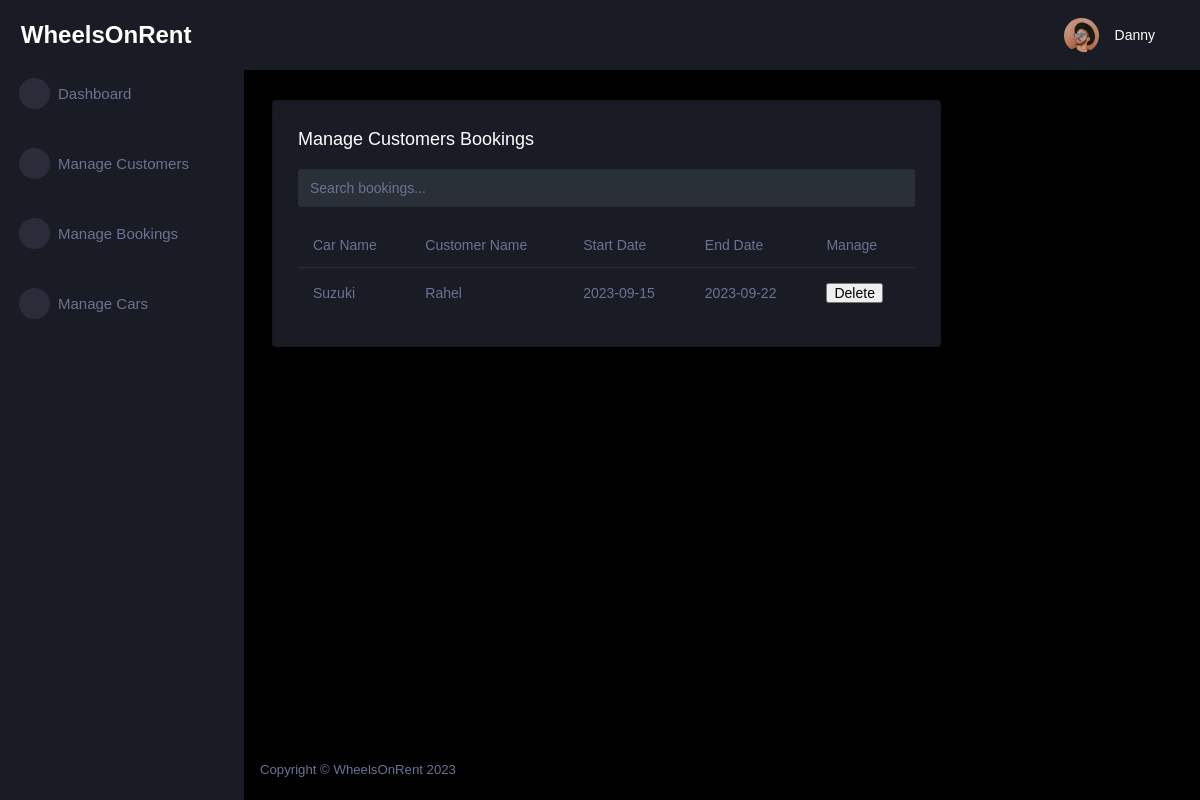
/booking/ (signed in), run on the app's committed database.
### tables this page shows
CREATE TABLE customer (
  id INTEGER PRIMARY KEY AUTOINCREMENT,
  name TEXT NOT NULL,
  last_name TEXT NOT NULL,
  phone_number TEXT NOT NULL,
  email TEXT NOT NULL,
  password TEXT NOT NULL,
  role TEXT INTEGER DEFAULT 0
);

CREATE TABLE booking (
  id INTEGER PRIMARY KEY AUTOINCREMENT,
  customer_id INTEGER NOT NULL,
  car_id INTEGER NOT NULL,
  start_date DATE NOT NULL,
  end_date DATE NOT NULL,
  FOREIGN KEY (customer_id) REFERENCES customer (id),
  FOREIGN KEY (car_id) REFERENCES car (id)
);

CREATE TABLE car (
  id INTEGER PRIMARY KEY AUTOINCREMENT,
  name TEXT NOT NULL,
  model TEXT NOT NULL,
  status TEXT NOT NULL,
  seat INTEGER NOT NULL,
  door INTEGER NOT NULL,
  gearbox TEXT NOT NULL,
  image TEXT
, price REAL NOT NULL DEFAULT 0.0);

### car_app/booking.py (the view)
@bp.route('/')
@login_required
def index():
    db = get_db()
    bookings = db.execute(
        'SELECT b.id, ca.name, cu.name, cu.last_name, start_date, end_date'
        ' FROM booking b'
        ' JOIN customer cu ON b.customer_id = cu.id'
        ' JOIN car ca on b.car_id = ca.id'
        ' ORDER BY start_date ASC'
    ).fetchall()
    return render_template('admin/booking_index.html', bookings=bookings)

### car_app/customer.py (called while the page is built)
@bp.before_app_request
def load_logged_in_customer():
    customer_id = session.get('customer_id')
    if customer_id is None:
        g.customer = None
    else:
        g.customer = get_db().execute(
            'SELECT * FROM customer WHERE id = ?', (customer_id,)
        ).fetchone()

def login_required(view):
    @functools.wraps(view)
    def wrapped_view(**kwargs):
        if g.customer is None:
            return redirect(url_for('customer.login'))
        return view(**kwargs)
    return wrapped_view

### car_app/db.py (called while the page is built)
def get_db():
    if 'db' not in g:
        g.db = sqlite3.connect(
            current_app.config['DATABASE'],
            detect_types=sqlite3.PARSE_DECLTYPES
        )
        g.db.row_factory = sqlite3.Row
    return g.db

### car_app/templates/admin/booking_index.html (shortened to what this page needs)
{% extends 'admin/admin_base.html' %}
{% block content %}
<div class="content-wrapper">
  <div class="row">
    <div class="col-lg-9 grid-margin stretch-card">
      <div class="card">
        <div class="card-body">
          <h4 class="card-title">Manage Customers Bookings</h4>
          <div class="mb-3">
            <input type="text" id="searchInput" class="form-control" placeholder="Search bookings...">
          </div>
          <div class="table-responsive">
            <table class="table">
              <thead>
                <tr>
                  <th>Car Name</th>
                  <th>Customer Name</th>
                  <th>Start Date</th>
                  <th>End Date</th>
                  <th>Manage</th>
                </tr>
              </thead>
              <tbody>
                {% for booking in bookings %}
                  <tr>
                    <td>{{ booking[1] }}</td>
                    <td>{{ booking[2] }}</td>
                    <td>{{ booking[4] }}</td>
                    <td>{{ booking[5] }}</td>
              <td><form action="{{ url_for('booking.delete', id=booking['id']) }}" method="post"><input class="danger" type="submit" value="Delete" onclick="return confirm('Are you sure?')">
                </form></td>
                  </tr>
                {% endfor %}
              </tbody>
            </table>
          </div>
        </div>
      </div>
    </div>
  </div>
</div>
{% endblock %}

### car_app/templates/admin/admin_base.html (shortened to what this page needs)
<!DOCTYPE html>
<html lang="en">
<head>
    <link rel="stylesheet" href="https://cdn.jsdelivr.net/npm/bootstrap@4.0.0/dist/css/bootstrap.min.css">
    <link rel="stylesheet" href="{{ url_for('static', filename='assets/admin/assets/vendors/mdi/css/materialdesignicons.min.css')}}">
    <link rel="stylesheet" href="{{ url_for('static', filename='assets/admin/assets/vendors/css/vendor.bundle.base.css')}}">
    <link rel="stylesheet" href="{{ url_for('static', filename='assets/admin/assets/vendors/jvectormap/jquery-jvectormap.css')}}">
    <link rel="stylesheet" href="{{ url_for('static', filename='assets/admin/assets/vendors/flag-icon-css/css/flag-icon.min.css')}}">
    <link rel="stylesheet" href="{{ url_for('static', filename='assets/admin/assets/vendors/owl-carousel-2/owl.carousel.min.css')}}">
    <link rel="stylesheet" href="{{ url_for('static', filename='assets/admin/assets/vendors/owl-carousel-2/owl.theme.default.min.css')}}">
    <link rel="stylesheet" href="{{ url_for('static', filename='assets/admin/assets/css/style.css')}}">
</head>
<body>
    {% if g.customer['role'] == 1 %}
    <div class="container-scroller">
        <nav class="sidebar sidebar-offcanvas" id="sidebar">
            <div class="sidebar-brand-wrapper d-none d-lg-flex align-items-center justify-content-center fixed-top">
                <a class="sidebar-brand brand-logo" href="{{ url_for('customer.admin_dashboard') }}" style="text-decoration: none; color: white; font-size: 24px; font-weight: bold; font-family: Verdana, Geneva, Tahoma, sans-serif;">WheelsOnRent</a>
            </div>
            <ul class="nav">
                <li class="nav-item menu-items">
                    <a class="nav-link" href="{{ url_for('customer.admin_dashboard') }}">
                        <span class="menu-icon">
                <i class="mdi mdi-speedometer"></i>
              </span>
                        <span class="menu-title">Dashboard</span>
                    </a>
                </li>
                <br>
                <li class="nav-item menu-items">
                    <a class="nav-link" href="{{ url_for('customer.index') }}">
                        <span class="menu-icon">
                <i class="mdi mdi-playlist-play"></i>
              </span>
                        <span class="menu-title">Manage Customers</span>
                    </a>
                </li>
                <br>
                <li class="nav-item menu-items">
                    <a class="nav-link" href="{{ url_for('booking.index') }}">
                        <span class="menu-icon">
                <i class="mdi mdi-table-large"></i>
              </span>
                        <span class="menu-title">Manage Bookings</span>
                    </a>
                </li>
                <br>
                <li class="nav-item menu-items">
                    <a class="nav-link" href="{{ url_for('car.index') }}">
                        <span class="menu-icon">
                <i class="mdi mdi-car"></i>
              </span>
                        <span class="menu-title">Manage Cars</span>
                    </a>
                </li>
            </ul>
        </nav>
        <div class="container-fluid page-body-wrapper">
            <nav class="navbar p-0 fixed-top d-flex flex-row">
                <div class="navbar-menu-wrapper flex-grow d-flex align-items-stretch">
                    <button class="navbar-toggler navbar-toggler align-self-center" type="button" data-toggle="minimize">
              <span class="mdi mdi-menu"></span>
            </button>
                    <ul class="navbar-nav navbar-nav-right">
                        <li class="nav-item nav-settings d-none d-lg-block">
                            <a class="nav-link" href="#">
                                <i class="mdi mdi-view-grid"></i>
                            </a>
                        </li>
                        <li class="nav-item dropdown">
                            <a class="nav-link" id="profileDropdown" href="#" data-toggle="dropdown">
                                <div class="navbar-profile">
                                    <img class="img-xs rounded-circle" src="{{ url_for('static', filename='assets/admin/assets/images/faces/face15.jpg')}}" alt="">
                                    <p class="mb-0 d-none d-sm-block navbar-profile-name">{{ g.customer['name'] }}</p>
                                    <i class="mdi mdi-menu-down d-none d-sm-block"></i>
                                </div>
                            </a>
                        </li>
                    </ul>
                </div>
            </nav>
            <div class="main-panel">
                {% block content %}{% endblock %}
                <footer class="footer">
                    <div class="d-sm-flex justify-content-center justify-content-sm-between">
                        <span class="text-muted d-block text-center text-sm-left d-sm-inline-block">Copyright © WheelsOnRent 2023</span>
                    </div>
                </footer>
            </div>
        </div>
    </div>
    {% else %}
    <div class="container">
        <div class="alert alert-danger">
            <p>You do not have permission to view this page.</p>
        </div>
    </div>
    {% endif %}
</body>
</html>

### data on the page
customer: customer.name "Danny"
booking: name "Suzuki", name "Rahel", start_date "2023-09-15", end_date "2023-09-22"
